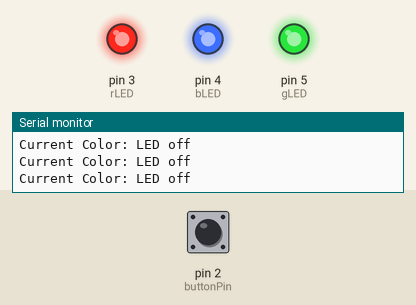
This sketch was run on a simulated Arduino Uno, built with avr-gcc and run on an emulated ATmega328P. On the bench: output pins drawn as LEDs (lit = HIGH), the last lines printed to the serial monitor. Dashed ring = blinking. Inputs (shaded band) come from the test bench; at power-on: pin 2 (buttonPin) LOW.

Above: at 1.2 s.
1.3 s: pin 2 (buttonPin) pulled HIGH for 0.15 s
At 2.8 s:
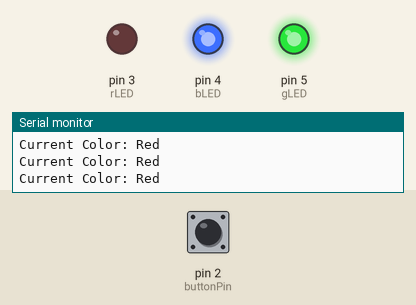
4.4 s: pin 2 (buttonPin) pulled HIGH for 1 s
At 6.8 s:
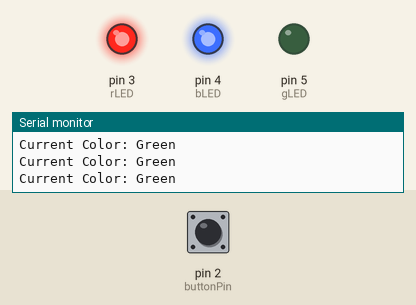
8.4 s: pin 2 (buttonPin) pulled HIGH for 0.15 s
At 10.9 s:
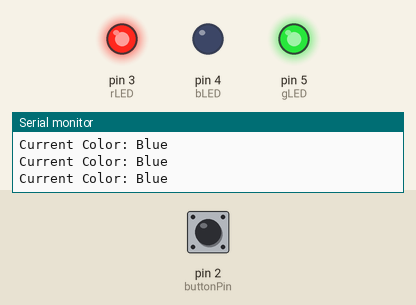
11.5 s: pin 2 (buttonPin) pulled HIGH for 3.2 s
At 12.5 s:
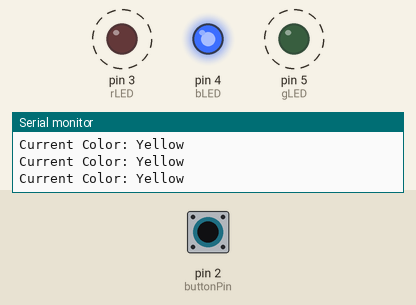
17.7 s: pin 2 (buttonPin) pulled HIGH for 0.15 s
At 18.9 s:
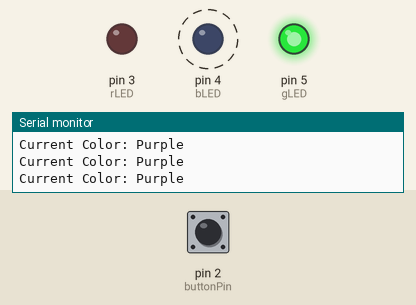
20.8 s: pin 2 (buttonPin) pulled HIGH for 1 s
At 22.9 s:
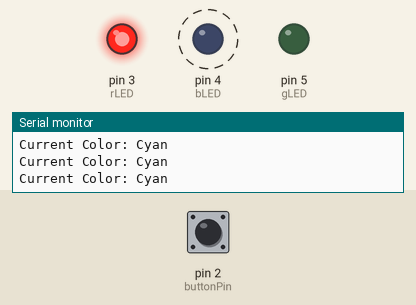
Timing chart, 0 to 25.8 s (numbered marks = the images above; inputs shaded):
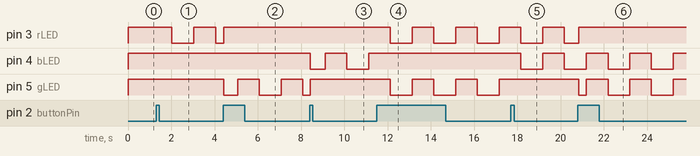

The sketch:

930class.ino
```cpp
const int buttonPin=2;
const int rLED=3;
const int bLED=4;
const int gLED=5;

int buttonState=0;
int ledState=LOW;
int ledcolor=0;

bool ButtonPressed=false;

String currentcolor="led off";

unsigned long previousMillis=0;
const long interval=1000;


void setup() {
  // put your setup code here, to run once:

  pinMode(rLED,OUTPUT);
  pinMode(bLED,OUTPUT);
  pinMode(gLED,OUTPUT);
  pinMode(buttonPin,INPUT);
  Serial.begin(9600);//Baund rate setting

}

void loop() {
  // put your main code here, to run repeatedly:

  buttonState=digitalRead(buttonPin);
  Serial.print("Current Color: ");
  Serial.println(currentcolor);

  if(buttonState==HIGH && !ButtonPressed){

    ledcolor = ledcolor+1;

    ButtonPressed=true;

  }

  if(buttonState==LOW && ButtonPressed){

    ButtonPressed=false;
  }

  unsigned long currentMillis =millis();
  if(currentMillis-previousMillis>=interval){

    previousMillis=currentMillis;

    if(ledState==LOW){
      ledState=HIGH;
    }else{
      ledState=LOW;
    }
  }


  if(ledcolor==0){

    currentcolor="LED off";

    digitalWrite(rLED,HIGH);
    digitalWrite(gLED,HIGH);
    digitalWrite(bLED,HIGH);

  }else if(ledcolor==1){

    currentcolor="Red";
    if(ledState==LOW){
    digitalWrite(rLED,LOW);
    digitalWrite(gLED,HIGH);
    digitalWrite(bLED,HIGH);
    }else{

      digitalWrite(rLED,HIGH);
      digitalWrite(gLED,HIGH);
      digitalWrite(bLED,HIGH);
    }


  }else if(ledcolor==2){

    currentcolor="Green";

    if(ledState==LOW){

    digitalWrite(rLED,HIGH);
    digitalWrite(gLED,LOW);
    digitalWrite(bLED,HIGH);
    }else{

      digitalWrite(rLED,HIGH);
      digitalWrite(gLED,HIGH);
      digitalWrite(bLED,HIGH);
    }


  }else if(ledcolor==3){

    currentcolor="Blue";
   if(ledState==LOW){
    digitalWrite(rLED,HIGH);
    digitalWrite(gLED,HIGH);
    digitalWrite(bLED,LOW);
   }else{

      digitalWrite(rLED,HIGH);
      digitalWrite(gLED,HIGH);
      digitalWrite(bLED,HIGH);
    }

  }else if(ledcolor==4){

    currentcolor="Yellow";
if(ledState==LOW){
    digitalWrite(rLED,LOW);
    digitalWrite(gLED,LOW);
    digitalWrite(bLED,HIGH);
}else{

      digitalWrite(rLED,HIGH);
      digitalWrite(gLED,HIGH);
      digitalWrite(bLED,HIGH);
    }


  }else if(ledcolor==5){

    currentcolor="Purple";
if(ledState==LOW){
    digitalWrite(rLED,LOW);
    digitalWrite(gLED,HIGH);
    digitalWrite(bLED,LOW);
}else{

      digitalWrite(rLED,HIGH);
      digitalWrite(gLED,HIGH);
      digitalWrite(bLED,HIGH);
    }


  }else if(ledcolor==6){

    currentcolor="Cyan";
if(ledState==LOW){
    digitalWrite(rLED,HIGH);
    digitalWrite(gLED,LOW);
    digitalWrite(bLED,LOW);
}else{

      digitalWrite(rLED,HIGH);
      digitalWrite(gLED,HIGH);
      digitalWrite(bLED,HIGH);
    }

  }else if(ledcolor==7){

    currentcolor="White";
if(ledState==LOW){
    digitalWrite(rLED,LOW);
    digitalWrite(gLED,LOW);
    digitalWrite(bLED,LOW);
}else{

      digitalWrite(rLED,HIGH);
      digitalWrite(gLED,HIGH);
      digitalWrite(bLED,HIGH);
    }

  }else if(ledcolor==8){

    ledcolor=0;
  }


}
```

Measured:
- after the input at 1.3 s, pin 3 (rLED): HIGH → LOW after 0.72 s, → HIGH 1.0 s later, → LOW 1.0 s later
- after the input at 4.4 s, pin 5 (gLED): goes LOW 0.64 s, HIGH 1.0 s, LOW 1.0 s, HIGH 1.0 s, then LOW, starting at once
- after the input at 8.4 s, pin 4 (bLED): HIGH → LOW at once, → HIGH 0.68 s later, → LOW 1.0 s later, → HIGH 1.0 s later
- after the input at 11.5 s, pin 3 (rLED), pin 5 (gLED): alternates HIGH for 1.0 s and LOW for 1.0 s, starting after 0.63 s; pin 4 (bLED): stops changing and stays HIGH
- after the input at 17.7 s, pin 4 (bLED): HIGH → LOW after 0.46 s, → HIGH 1.0 s later, → LOW 1.0 s later; pin 5 (gLED): stays HIGH (without the input it goes to LOW after 0.46 s)
- after the input at 20.8 s, pin 5 (gLED): HIGH → LOW at once, then repeats every 2.0 s: HIGH 1.0 s, LOW 1.0 s
